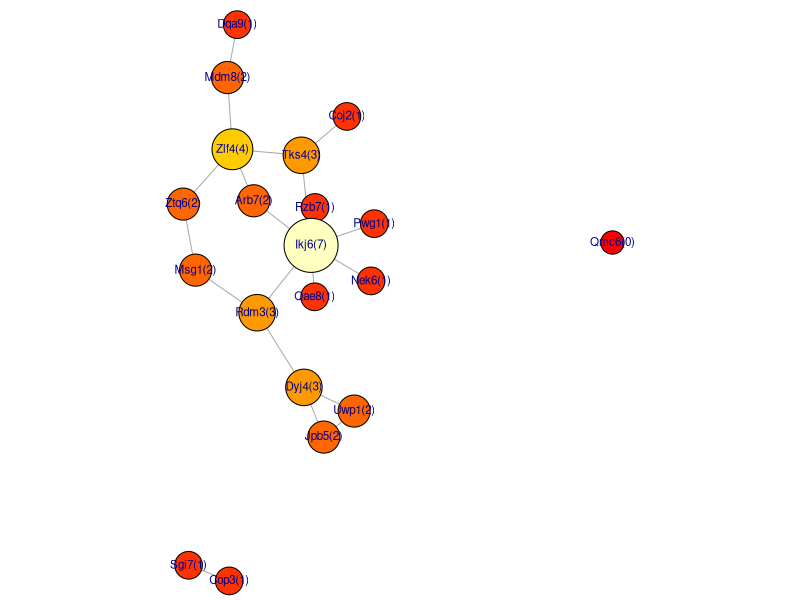
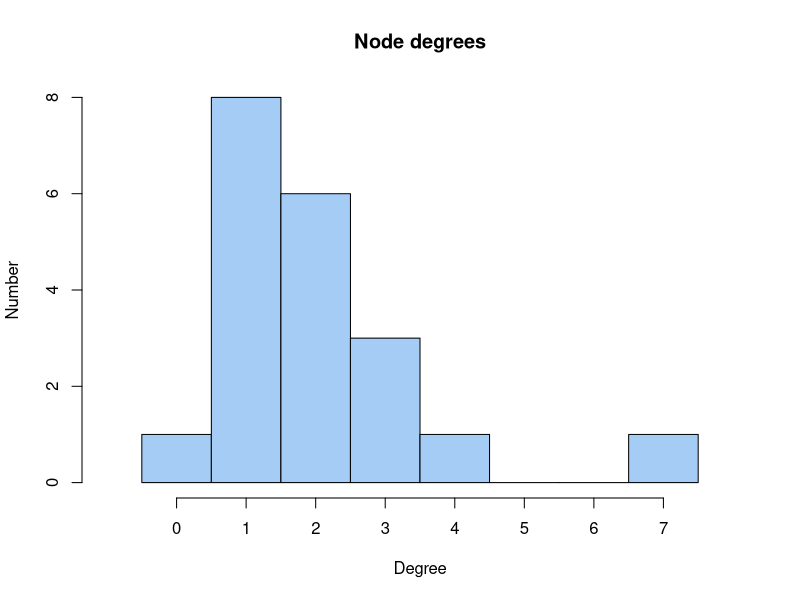
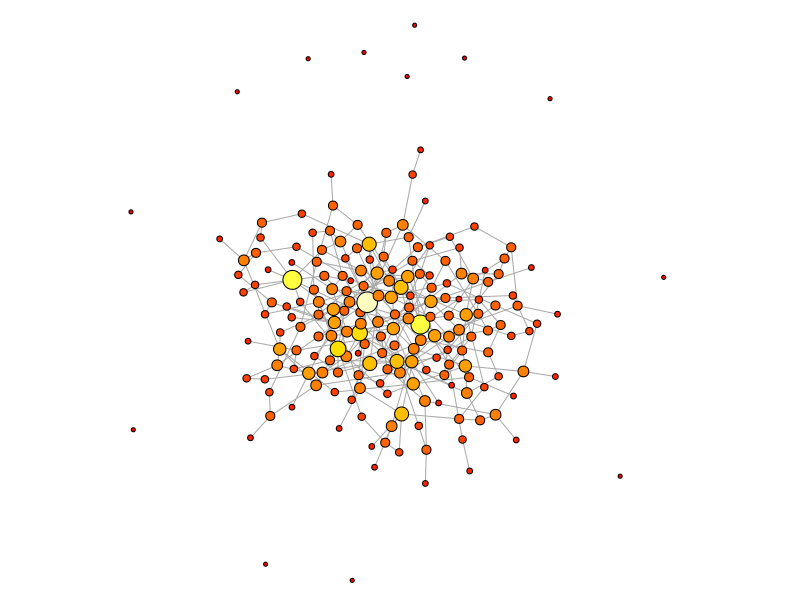
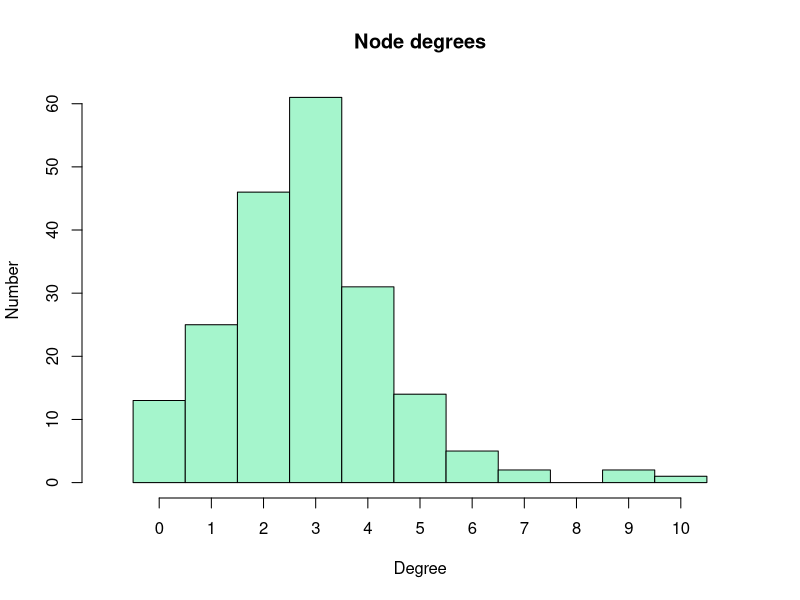
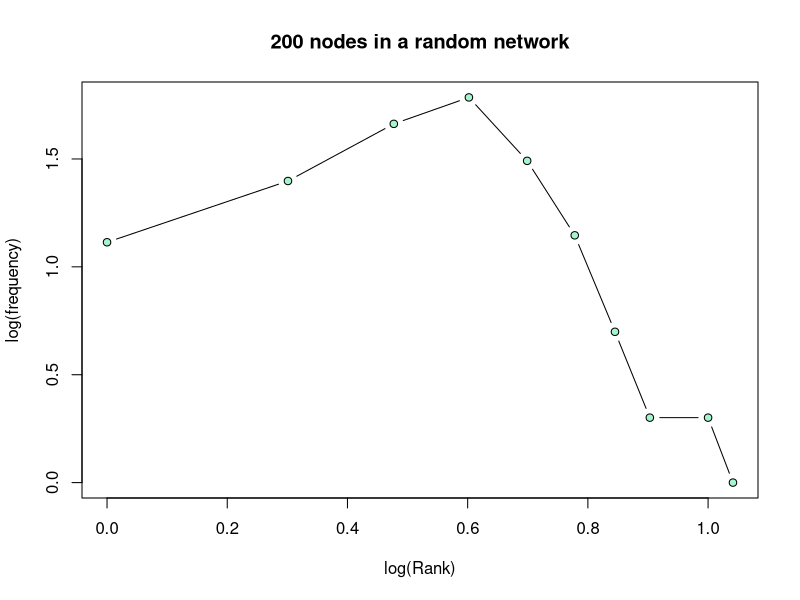
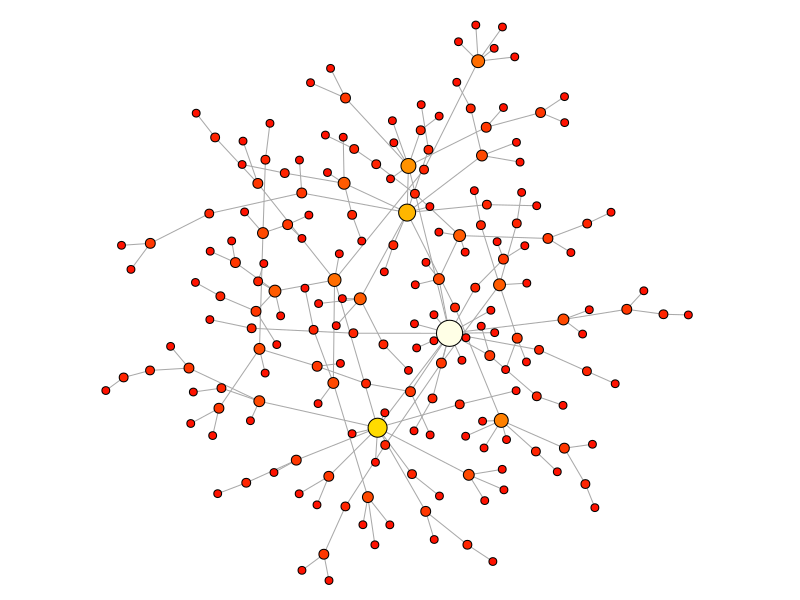
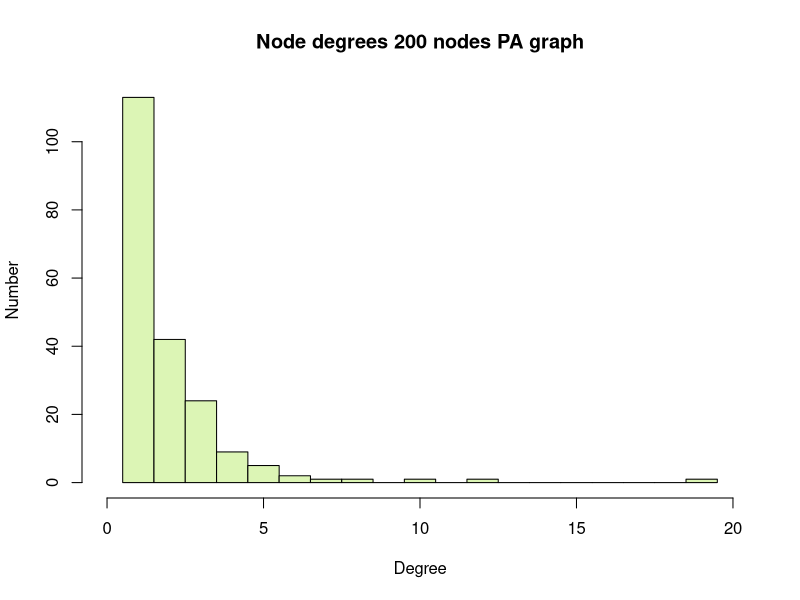
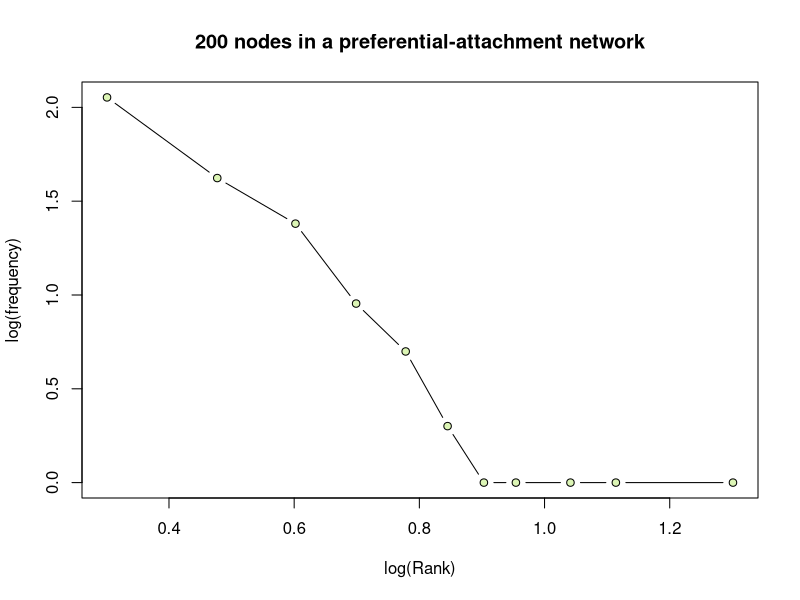

The R source for these figures, in order:
# tocID <- "FND-MAT-Graphs_and_networks.R"
#
# ---------------------------------------------------------------------------- #
#  PATIENCE  ...                                                               #
#    Do not yet work wih this code. Updates in progress. Thank you.            #
#    boris.steipe@utoronto.ca                                                  #
# ---------------------------------------------------------------------------- #
#
# Purpose:  A Bioinformatics Course:
#              R code accompanying the FND-MAT-Graphs_and_networks unit.
#
# Version:  1.2
#
# Date:     2017  10  -  2019  01
# Author:   Boris Steipe (boris.steipe@utoronto.ca)
#
# Versions:
#           1.2    Change from require() to requireNamespace(),
#                      use <package>::<function>() idiom throughout
#           1.1    Update set.seed() usage
#           1.0    First final version for learning units.
#           0.1    First code copied from 2016 material.
#
#
# TODO:
#
#
# == DO NOT SIMPLY  source()  THIS FILE! =======================================
#
# If there are portions you don't understand, use R's help system, Google for an
# answer, or ask your instructor. Don't continue if you don't understand what's
# going on. That's not how it works ...
#
# ==============================================================================


#TOC> ==========================================================================
#TOC>
#TOC>   Section  Title                                        Line
#TOC> ------------------------------------------------------------
#TOC>   1        Review                                         50
#TOC>   2        DEGREE DISTRIBUTIONS                          204
#TOC>   2.1        Random graph                                210
#TOC>   2.2        scale-free graph (Barabasi-Albert)          258
#TOC>   2.3        Random geometric graph                      323
#TOC>   3        A CLOSER LOOK AT THE igraph PACKAGE           445
#TOC>   3.1        Basics                                      448
#TOC>   3.2        Components                                  520
#TOC>   4        RANDOM GRAPHS AND GRAPH METRICS               539
#TOC>   4.1        Diameter                                    576
#TOC>   5        GRAPH CLUSTERING                              645
#TOC>
#TOC> ==========================================================================


# =    1  Review  ==============================================================

# This tutorial covers basic concepts of graph theory and analysis in R. Make
# sure you have pulled the latest version of the project from the GitHub
# repository, and that you have typed init() to load some utility functions and
# data.

# Let's explore some of the basic ideas of graph theory by starting with a small
# random graph.


# To begin let's write a little function that will create random "gene" names;
# there's no particular purpose to this other than to make our graphs look a
# little more "biological" ...
makeRandomGenenames <- function(N) {
  nam <- character()
  while (length(nam) < N) {
    a <- paste0(c(sample(LETTERS, 1), sample(letters, 2)),
                collapse="") # one uppercase, two lowercase letters
    n <- sample(1:9, 1)      # one number
    nam[length(nam) + 1] <- paste(a, n, sep="") # store in vector
    nam <- unique(nam)   # delete if this was a duplicate
  }
  return(nam)
}

N <- 20

set.seed(112358)                       # set RNG seed for repeatable randomness
(Nnames <- makeRandomGenenames(N))
set.seed(NULL)                         # reset the RNG

# One way to represent graphs in a computer is as an "adjacency matrix". In this
# matrix, each row and each column represents a node, and the cell at the
# intersection of a row and column contains a value/TRUE if there is an edge,
# 0/FALSE otherwise.

# Let's create an adjacency matrix for random graph: let's say a pair of nodes
# has probability p <- 0.1 to have an edge, and our graph is symmetric , i.e. it
# is an undirected graph, and it has neither self-edges, i.e. loops, nor
# multiple edges between the same nodes, i.e. it is a "simple" graph. We use our
# the Nnames vector as node labels.

makeRandomAM <- function(nam, p = 0.1) {
  # Make a random adjacency matrix for a set of nodes with edge probability p
  # Parameters:
  #   nam: a character vector of unique node names.
  #   p:   probability that a random pair of nodes will have an edge.
  #
  # Value: an adjacency matrix for a simple, undirected graph
  #

  N <- length(nam)
  AM <- matrix(numeric(N * N), ncol = N)  # The adjacency matrix
  rownames(AM) <- nam
  colnames(AM) <- nam
  for (iRow in 1:(N-1)) { # Note how we make sure iRow != iCol - this prevents
                          # loops
    for (iCol in (iRow+1):N) {
      if (runif(1) < p) {     # runif() creates uniform random numbers
                              # between 0 and 1. The expression is TRUE with
                              # probability p. if it is TRUE ...
        AM[iRow, iCol] <- 1   # ... record an edge for the pair (iRow, iCol)
      }
    }
  }
  return(AM)
}

set.seed(112358)                       # set RNG seed for repeatable randomness
(myRandAM <- makeRandomAM(Nnames, p = 0.09))
set.seed(NULL)                         # reset the RNG


# Listing the matrix is not very informative - we should plot this graph. The
# standard package for work with graphs in r is "igraph". We'll go into more
# details of the igraph package a bit later, for now we just use it to plot:

if (! requireNamespace("igraph", quietly = TRUE)) {
  install.packages("igraph")
}
# Package information:
#  library(help = igraph)       # basic information
#  browseVignettes("igraph")    # available vignettes
#  data(package = "igraph")     # available datasets


myG <- igraph::graph_from_adjacency_matrix(myRandAM, mode = "undirected")

set.seed(112358)                       # set RNG seed for repeatable randomness
                                       # calculate layout coordinates
myGxy <- igraph::layout_with_graphopt(myG,
                                      charge=0.0012)
set.seed(NULL)                         # reset the RNG


# The igraph package adds its own function to the collection of plot()
# functions; R makes the selection which plot function to use based on the class
# of the object that we request to plot. This plot function has parameters
#  layout - the x,y coordinates of the nodes;
#  vertex.color - which I define to color by node-degree
#  vertex size - which I define to increase with node-degree
#  vertex.label - which I set to combine the names of the vertices of the
#                 graph - names(V(iG)) - with the node degree - degree(iG).
# See ?igraph.plotting for the complete list of parameters


oPar <- par(mar= rep(0,4)) # Turn margins off
plot(myG,
     layout = myGxy,
     rescale = FALSE,
     xlim = c(min(myGxy[,1]) * 0.99, max(myGxy[,1]) * 1.01),
     ylim = c(min(myGxy[,2]) * 0.99, max(myGxy[,2]) * 1.01),
     vertex.color=heat.colors(max(igraph::degree(myG)+1))[igraph::degree(myG)+1],
     vertex.size = 1600 + (300 * igraph::degree(myG)),
     vertex.label = sprintf("%s(%i)", names(igraph::V(myG)), igraph::degree(myG)),
     vertex.label.family = "sans",
     vertex.label.cex = 0.7)
par(oPar)  # reset plot window


# The simplest descriptor of a graph are the number of nodes, edges, and the
# degree-distribution. In our example, the number of nodes was given: N; the
# number of edges can easily be calculated from the adjacency matrix. In our
# matrix, we have entered 1 for every edge. Thus we simply sum over the matrix:
sum(myRandAM)

# Is that what you expect?

# What about the degree distribution? We can get that simply by summing over the
# rows and summing over the columns and adding the two vectors.

rowSums(myRandAM) +  colSums(myRandAM) # check this against the plot!

# The function degree() gives the same values
igraph::degree(myG)

# Let's  plot the degree distribution in a histogram:
degG <- igraph::degree(myG)
brk <- seq(min(degG)-0.5, max(degG)+0.5, by=1)  # define histogram breaks
hist(degG, breaks=brk, col="#A5CCF5",
     xlim = c(-1,8), xaxt = "n",
     main = "Node degrees", xlab = "Degree", ylab = "Number")  # plot histogram
axis(side = 1, at = 0:7)

# Note: I don't _have_ to define breaks, the hist() function usually does so
# quite well, automatically. But for this purpose I want the columns of the
# histogram to represent exactly one node-degree difference.

# A degree distribution is actually quite an important descriptor of graphs,
# since it is very sensitive to the generating mechanism. For biological
# networks, that is one of the key questions we are interested in: how was the
# network formed?

# =    2  DEGREE DISTRIBUTIONS  ================================================

# Let's simulate a few graphs that are a bit bigger to get a better sense of
# their degree distributions:
#

# ==   2.1  Random graph  ======================================================

N <- 200

set.seed(31415927)                     # set RNG seed for repeatable randomness
my200AM <- makeRandomAM(as.character(1:N), p = 0.015)
set.seed(NULL)                         # reset the RNG

myG200 <- igraph::graph_from_adjacency_matrix(my200AM, mode = "undirected")
myGxy <- igraph::layout_with_graphopt(myG200, charge=0.0001) # calculate layout
                                                             # coordinates

oPar <- par(mar= rep(0,4))             # Turn margins off, save graphics state
plot(myG200,
     layout = myGxy,
     rescale = FALSE,
     xlim = c(min(myGxy[,1]) * 0.99, max(myGxy[,1]) * 1.01),
     ylim = c(min(myGxy[,2]) * 0.99, max(myGxy[,2]) * 1.01),
     vertex.color=heat.colors(max(igraph::degree(myG200)+1))[igraph::degree(myG200)+1],
     vertex.size = 150 + (60 * igraph::degree(myG200)),
     vertex.label = NA)
par(oPar)                              # restore graphics state

# This graph has thirteen singletons and one large, connected component. Many
# biological graphs look approximately like this.

# Calculate degree distributions
dg <- igraph::degree(myG200)
brk <- seq(min(dg)-0.5, max(dg)+0.5, by=1)
hist(dg, breaks=brk, col="#A5F5CC",
     xlim = c(-1,11), xaxt = "n",
     main = "Node degrees", xlab = "Degree", ylab = "Number")  # plot histogram
axis(side = 1, at = 0:10)


# Note the pronounced peak of this distribution: this is not "scale-free".
# Here is the log-log plot of frequency vs. degree-rank ...

(freqRank <- table(dg))
plot(log10(as.numeric(names(freqRank)) + 1),
     log10(as.numeric(freqRank)), type = "b",
     pch = 21, bg = "#A5F5CC",
     xlab = "log(Rank)", ylab = "log(frequency)",
     main = "200 nodes in a random network")

# ... which shows us that this does NOT correspond to the single-slope linear
# relationship that we expect for a "scale-free" graph.

# ==   2.2  scale-free graph (Barabasi-Albert)  ================================

# What does one of those intriguing "scale-free" distributions look like? The
# iGraph package has a function to make random graphs according to the
# Barabasi-Albert model of scale-free graphs. It is: sample_pa(), where pa
# stands for "preferential attachment". Preferential attachment is one type of
# process that will yield scale-free distributions.

N <- 200

set.seed(31415927)                     # set RNG seed for repeatable randomness
GBA <- igraph::sample_pa(N, power = 0.8, directed = FALSE)
set.seed(NULL)                         # reset the RNG

GBAxy <- igraph::layout_with_graphopt(GBA, charge=0.0001)

oPar <- par(mar= rep(0,4))             # Turn margins off, save graphics state
plot(GBA,
     layout = GBAxy,
     rescale = FALSE,
     xlim = c(min(GBAxy[,1]) * 0.99, max(GBAxy[,1]) * 1.01),
     ylim = c(min(GBAxy[,2]) * 0.99, max(GBAxy[,2]) * 1.01),
     vertex.color=heat.colors(max(igraph::degree(GBA)+1))[igraph::degree(GBA)+1],
     vertex.size = 200 + (30 * igraph::degree(GBA)),
     vertex.label = NA)
par(oPar)                              # restore graphics state

# This is a very obviously different graph! Some biological networks have
# features that look like that - but in my experience the hub nodes are usually
# not that distinct. But then again, that really depends on the parameter
# "power". Play with the "power" parameter and get a sense for what difference
# this makes. Also: note that the graph has only a single component - no
# singletons.

# What's the degree distribution of this graph?
(dg <- igraph::degree(GBA))
brk <- seq(min(dg)-0.5, max(dg)+0.5, by=1)
hist(dg, breaks=brk, col="#DCF5B5",
     xlim = c(0,max(dg)+1), xaxt = "n",
     main = "Node degrees 200 nodes PA graph",
     xlab = "Degree", ylab = "Number")
axis(side = 1, at = seq(0, max(dg)+1, by=5))

# Most nodes have a degree of 1, but one node has a degree of 19.

(freqRank <- table(dg))
plot(log10(as.numeric(names(freqRank)) + 1),
     log10(as.numeric(freqRank)), type = "b",
     pch = 21, bg = "#DCF5B5",
     xlab = "log(Rank)", ylab = "log(frequency)",
     main = "200 nodes in a preferential-attachment network")

# Sort-of linear, but many of the higher ranked nodes have a frequency of only
# one. That behaviour smooths out in larger graphs:
#
X <- igraph::sample_pa(1e5, power = 0.8, directed = FALSE)  # 100,000 nodes
freqRank <- table(igraph::degree(X))
plot(log10(as.numeric(names(freqRank)) + 1),
     log10(as.numeric(freqRank)), type = "b",
     xlab = "log(Rank)", ylab = "log(frequency)",
     pch = 21, bg = "#A5F5CC",
     main = "100,000 nodes in a random, scale-free network")
rm(X)


# ==   2.3  Random geometric graph  ============================================

# Finally, let's simulate a random geometric graph and look at the degree
# distribution. Remember: these graphs have a high probability to have edges
# between nodes that are "close" together - an entirely biological notion.

# We'll randomly place our nodes in a box. Then we'll define the
# probability for two nodes to have an edge to be a function of their Euclidian
# distance in the box.

# Here is a function that makes an adjacency matrix for such graphs. iGraph has
# a similar function, sample_grg(), which connects nodes that are closer than a
# cutoff, the function I give you below is a bit more interesting since it
# creates edges according to a probability that is determined by a generalized
# logistic function of the distance. This sigmoidal function gives a smooth
# cutoff and creates more "natural" graphs. Otherwise, the function is very
# similar to the random graph function, except that we output the "coordinates"
# of the nodes together with the adjacency matrix which we then use for the
# layout. list() FTW.
#

makeRandomGeometricAM <- function(nam, B = 25, Q = 0.001, t = 0.6) {
  # Make an adjacency matrix for an undirected random geometric graph from
  #    edges connected with probabilities according to a generalized logistic
  #    function.
  # Parameters:
  #    nam: a character vector of unique names
  #    B, Q, t:   probability that a random pair (i, j) of nodes gets an
  #                 edge determined by a generalized logistic function
  #                 p <- 1 - 1/((1 + (Q * (exp(-B * (x-t)))))^(1 / 0.9)))
  #
  # Value: a list with the following components:
  #        AM$mat : an adjacency matrix
  #        AM$nam : labels for the nodes
  #        AM$x   : x-coordinates for the nodes
  #        AM$y   : y-coordinates for the nodes
  #
  nu <- 1  # probably not useful to change
  AM <- list()
  AM$nam <- nam
  N <- length(AM$nam)
  AM$mat <- matrix(numeric(N * N), ncol = N)  # The adjacency matrix
  rownames(AM$mat) <- AM$nam
  colnames(AM$mat) <- AM$nam
  AM$x <- runif(N) # Randomly place nodes into the unit square
  AM$y <- runif(N)
  for (iRow in 1:(N-1)) { # Same principles as in makeRandomGraph()
    for (iCol in (iRow+1):N) {
      # geometric distance ...
      d <- sqrt((AM$x[iRow] - AM$x[iCol])^2 +
                (AM$y[iRow] - AM$y[iCol])^2)  # Pythagoras
      # distance dependent probability
      p <- 1 - 1/((1 + (Q * (exp(-B * (d-t)))))^(1 / nu))
      if (runif(1) < p) {
        AM$mat[iRow, iCol] <- 1
      }
    }
  }
  return(AM)
}

# Getting the parameters of a generalized logistic right takes a bit of
# experimenting. If you are interested, you can try a few variations. Or you can
# look up the function at
# https://en.wikipedia.org/wiki/Generalised_logistic_function

# This function computes generalized logistics ...
# genLog <- function(x, B = 25, Q = 0.001, t = 0.5) {
#     # generalized logistic (sigmoid)
#     nu <- 1
#     return(1 - 1/((1 + (Q * (exp(-B * (x-t)))))^(1 / nu)))
# }
#
# ... and this code plots p-values over the distances we could encouter between
# our nodes: from 0 to sqrt(2) i.e. the diagonal of the unit sqaure in which we
# will place our nodes.
# x <- seq(0, sqrt(2), length.out = 50)
# plot(x, genLog(x), type="l", col="#AA0000", ylim = c(0, 1),
#      xlab = "d", ylab = "p(edge)")

# 200 node random geomteric graph
N <- 200
set.seed(112358)                       # set RNG seed for repeatable randomness
rGAM <- makeRandomGeometricAM(as.character(1:N), t = 0.4)
set.seed(NULL)                         # reset the RNG


myGRG <- igraph::graph_from_adjacency_matrix(rGAM$mat, mode = "undirected")

oPar <- par(mar= rep(0,4)) # Turn margins off
plot(myGRG,
     layout = cbind(rGAM$x, rGAM$y), # use our node coordinates for layout,
     rescale = FALSE,
     xlim = c(min(rGAM$x) * 0.9, max(rGAM$x) * 1.1),
     ylim = c(min(rGAM$y) * 0.9, max(rGAM$y) * 1.1),
     vertex.color=heat.colors(max(igraph::degree(myGRG)+1))[igraph::degree(myGRG)+1],
     vertex.size = 0.1 + (0.2 * igraph::degree(myGRG)),
     vertex.label = NA)
par(oPar)

# degree distribution:
(dg <- igraph::degree(myGRG))
brk <- seq(min(dg) - 0.5, max(dg) + 0.5, by = 1)
hist(dg, breaks = brk, col = "#FCC6D2",
     xlim = c(0, 25), xaxt = "n",
     main = "Node degrees: 200 nodes RG graph",
     xlab = "Degree", ylab = "Number")
axis(side = 1, at = c(0, min(dg):max(dg)))

# You'll find that this is kind of in-between the random, and the scale-free
# graph. We do have hubs, but they are not as extreme as in the scale-free case;
# and we have have no singletons, in contrast to the random graph.

(freqRank <- table(dg))
plot(log10(as.numeric(names(freqRank)) + 1),
     log10(as.numeric(freqRank)), type = "b",
     pch = 21, bg = "#FCC6D2",
     xlab = "log(Rank)", ylab = "log(frequency)",
     main = "200 nodes in a random geometric network")



# =    3  A CLOSER LOOK AT THE igraph PACKAGE  =================================


# ==   3.1  Basics  ============================================================

# The basic object of the igraph package is a graph object. Let's explore the
# first graph some more, the one we built with our random gene names:
summary(myG)

# This output means: this is an IGRAPH graph, with U = UN-directed edges
#  and N = named nodes, that has 20 nodes and 20 edges. For details, see
?igraph::print.igraph

mode(myG)
class(myG)

# This means an igraph graph object is a special list object; it is opaque in
# the sense that a user is never expected to modify its components directly, but
# through a variety of helper functions which the package provides. There are
# many ways to construct graphs - from adjacency matrices, as we have just done,
# from edge lists, or by producing random graphs according to a variety of
# recipes, called _games_ in this package.

# Two basic functions retrieve nodes "Vertices", and "Edges":
igraph::V(myG)
igraph::E(myG)

# additional properties can be retrieved from the Vertices ...
igraph::V(myG)$name


# As with many R objects, loading the package provides special functions that
# can be accessed via the same name as the basic R functions, for example:

print(myG)
plot(myG)  # this is the result of default plot parameters

# ... where plot() allows the usual flexibility of fine-tuning the plot. We
# first layout the node coordinates with the Fruchtermann-Reingold algorithm - a
# force-directed layout that applies an ettractive potential along edges (which
# pulls nodes together) and a repulsive potential to nodes (so they don't
# overlap). Note the use of the degree() function to color and scale nodes and
# labels by degree and the use of the V() function to retrieve the vertex names.
# See ?plot.igraph for details."

# Plot with some customizing parameters
oPar <- par(mar= rep(0,4)) # Turn margins off
plot(myG,
     layout = igraph::layout_with_fr(myG),
     vertex.color=heat.colors(max(igraph::degree(myG)+1))[igraph::degree(myG)+1],
     vertex.size = 9 + (2 * igraph::degree(myG)),
     vertex.label.cex = 0.5 + (0.05 * igraph::degree(myG)),
     edge.width = 2,
     vertex.label = igraph::V(myG)$name,
     vertex.label.family = "sans",
     vertex.label.cex = 0.9)
par(oPar)

# ... or with a different layout:
oPar <- par(mar= rep(0,4)) # Turn margins off
plot(myG,
     layout = igraph::layout_in_circle(myG),
     vertex.color=heat.colors(max(igraph::degree(myG)+1))[igraph::degree(myG)+1],
     vertex.size = 9 + (2 * igraph::degree(myG)),
     vertex.label.cex = 0.5 + (0.05 * igraph::degree(myG)),
     edge.width = 2,
     vertex.label = igraph::V(myG)$name,
     vertex.label.family = "sans",
     vertex.label.cex = 0.9)
par(oPar)

# igraph has a large number of graph-layout functions: see
# ?layout_  and try them all.


# ==   3.2  Components  ========================================================

# The igraph function components() tells us whether there are components of the
# graph in which there is no path to other components.
igraph::components(myG)

# In the _membership_ vector, nodes are annotated with the index of the
# component they are part of. Sui7 is the only node of component 2, Cyj1 is in
# the third component etc. This is perhaps more clear if we sort by component
# index
sort(igraph::components(myG)$membership, decreasing = TRUE)

# Retrieving e.g. the members of the first component from the list can be done by subsetting:

(sel <- igraph::components(myG)$membership == 1)  # boolean vector ..
(c1 <- igraph::components(myG)$membership[sel])
names(c1)


# =    4  RANDOM GRAPHS AND GRAPH METRICS  =====================================


# Let's explore some of the more interesting, topological graph measures. We
# start by building a somewhat bigger graph. We aren't quite sure whether
# biological graphs are small-world, or random-geometric, or
# preferential-attachment ... but igraph has ways to simulate the basic ones
# (and we could easily simulate our own). Look at the following help pages:

?igraph::sample_gnm             # see also sample_gnp for the Erdös-Rényi models
?igraph::sample_smallworld      # for the Watts & Strogatz model
?igraph::sample_pa              # for the Barabasi-Albert model

# But note that there are many more sample_ functions. Check out the docs!

# Let's look at betweenness measures for our first graph. Here: the nodes again
# colored by degree. Degree centrality states: nodes of higher degree are
# considered to be more central. And that's also the way the force-directed
# layout drawas them, obviously.

set.seed(112358)                       # set RNG seed for repeatable randomness
myGxy <- igraph::layout_with_fr(myG)   # calculate layout coordinates
set.seed(NULL)                         # reset the RNG

oPar <- par(mar = rep(0, 4))           # turn margins off, save graphics state
plot(myG,
     layout = myGxy,
     rescale = FALSE,
     xlim = c(min(myGxy[,1]) * 0.99, max(myGxy[,1]) * 1.01),
     ylim = c(min(myGxy[,2]) * 0.99, max(myGxy[,2]) * 1.01),
     vertex.color=heat.colors(max(igraph::degree(myG)+1))[igraph::degree(myG)+1],
     vertex.size = 20 + (10 * igraph::degree(myG)),
     vertex.label = igraph::V(myG)$name,
     vertex.label.family = "sans",
     vertex.label.cex = 0.8)
par(oPar)                              # restore graphics state

# ==   4.1  Diameter  ==========================================================

igraph::diameter(myG)  # The diameter of a graph is its maximum length
                       # shortest path.

# let's plot this path: here are the nodes ...
igraph::get_diameter(myG)

# ... and we can get the x, y coordinates from iGxy by subsetting with the node
# names. The we draw the diameter-path with a transparent, thick pink line:
lines(myGxy[igraph::get_diameter(myG),], lwd=10, col="#ff63a788")

# == Centralization scores

?igraph::centralize
# replot our graph, and color by log_betweenness:

bC <- igraph::centr_betw(myG)  # calculate betweenness centrality
nodeBetw <- bC$res
nodeBetw <- round(log(nodeBetw +1)) + 1

oPar <- par(mar= rep(0,4)) # Turn margins off
plot(myG,
     layout = myGxy,
     rescale = FALSE,
     xlim = c(min(myGxy[,1]) * 0.99, max(myGxy[,1]) * 1.01),
     ylim = c(min(myGxy[,2]) * 0.99, max(myGxy[,2]) * 1.01),
     vertex.color=heat.colors(max(nodeBetw))[nodeBetw],
     vertex.size = 20 + (10 * igraph::degree(myG)),
     vertex.label = igraph::V(myG)$name,
     vertex.label.family = "sans",
     vertex.label.cex = 0.7)
par(oPar)

# Note that the betweenness - the number of shortest paths that pass through a
# node, is in general higher for high-degree nodes - but not always: Eqr2 has
# higher betweenness than Itv7: this measure really depends on the detailed
# local topology of the graph."

# Can you use centr_eigen() and centr_degree() to calculate the respective
# values? That's something I would expect you to be able to do.
#
# Lets plot betweenness centrality for our random geometric graph:

bCmyGRG <- igraph::centr_betw(myGRG)  # calculate betweenness centrality

nodeBetw <- bCmyGRG$res
nodeBetw <- round((log(nodeBetw +1))^2.5) + 1

# colours and size proportional to betweenness
oPar <- par(mar= rep(0,4)) # Turn margins off
plot(myGRG,
     layout = cbind(rGAM$x, rGAM$y), # use our node coordinates for layout,
     rescale = FALSE,
     xlim = c(min(rGAM$x) * 0.9, max(rGAM$x) * 1.1),
     ylim = c(min(rGAM$y) * 0.9, max(rGAM$y) * 1.1),
     vertex.color=heat.colors(max(nodeBetw))[nodeBetw],
     vertex.size = 0.1 + (0.03 * nodeBetw),
     vertex.label = NA)
par(oPar)

igraph::diameter(myGRG)
lines(rGAM$x[igraph::get_diameter(myGRG)],
      rGAM$y[igraph::get_diameter(myGRG)],
      lwd = 10,
      col = "#ff335533")



# =    5  GRAPH CLUSTERING  ====================================================


# Clustering finds "communities" in graphs - and depending what the edges
# represent, these could be complexes, pathways, biological systems or similar.
# There are many graph-clustering algorithms. One approach with many attractive
# properties is the Map Equation, developed by Martin Rosvall. See:
# http://www.ncbi.nlm.nih.gov/pubmed/18216267 and htttp://www.mapequation.org


myGRGclusters <- igraph::cluster_infomap(myGRG)
igraph::modularity(myGRGclusters)  # ... measures how separated the different
                                   # membership types are from each other
igraph::membership(myGRGclusters)         # which nodes are in what cluster?
table(igraph::membership(myGRGclusters))  # how large are the clusters?

# The largest cluster has 48 members, the second largest has 25, etc.


# Lets plot our graph again, coloring the nodes of the first five communities by
# their cluster membership:

# first, make a vector with as many grey colors as we have communities ...
commColors <- rep("#f1eef6", max(igraph::membership(myGRGclusters)))
# ... then overwrite the first five with "real colors" - something like rust,
# lilac, pink, and mauve or so.
commColors[1:5] <- c("#980043", "#dd1c77", "#df65b0", "#c994c7", "#d4b9da")


oPar <- par(mar= rep(0,4)) # Turn margins off
plot(myGRG,
     layout = cbind(rGAM$x, rGAM$y),
     rescale = FALSE,
     xlim = c(min(rGAM$x) * 0.9, max(rGAM$x) * 1.1),
     ylim = c(min(rGAM$y) * 0.9, max(rGAM$y) * 1.1),
     vertex.color=commColors[igraph::membership(myGRGclusters)],
     vertex.size = 0.1 + (0.1 * igraph::degree(myGRG)),
     vertex.label = NA)
par(oPar)




# [END]
